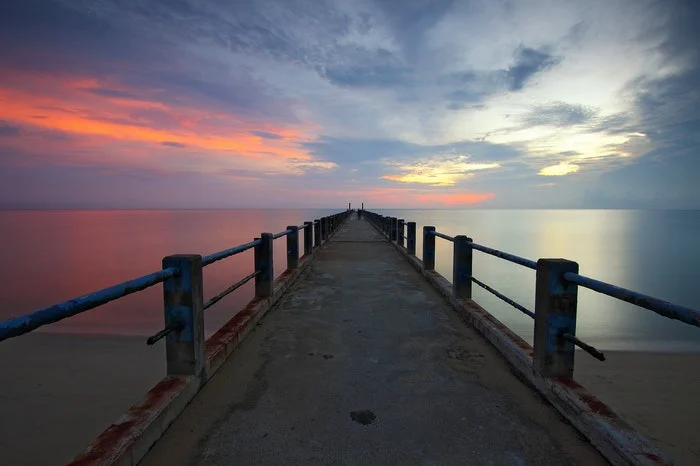
#> input picture image.png, 700 x 466 px
$ python -i PerspectiveDrawingComponent.py   (imports and definitions only)
#> lines starting #> are read from the running program, lines starting #| are printed output that depends on the picture; after the words box and inside, x2 and y2 are one past the last pixel; in counts of white or black regions, pixels touching at a corner belong together
#> further down, picture is the input picture: shape (466, 700, 3); mean B, G, R 102.7, 96.5, 100.9
import cv2
import os
import math
import numpy

class PerspectiveDrawingComponent:

    # COLOR INFORMATION
    PRIORTY_HIGH = "\033[31;3m"
    PRIORTY_MEDIUM = "\033[33;3m"
    PRIORTY_LOW = "\033[32;3m"
    SCORING_HIGH = "\033[32;1m"
    SCORING_MEDIUM = "\033[33;1m"
    SCORING_LOW = "\033[31;1m"
    FINISH = "\033[0m"

    # SCORING CONSTANTS
    REJECT_DEGREE_TH = 4.0
    TILT_TH = 25
    HORIZONTAL_VERTICAL_TH = 7

    # Line Extraction Methods
    # Advanced line detection system, used for criterion #3 and #4
    # [7 lines left out: function GetLinesLineSegmentDetector, not called in this run]

    # Basic line detection system, used for criterion #1, #2 and a little bit of #3
    def FilterLines(self, lines):
        finalLines = []

        for line in lines:
            [[x1, y1, x2, y2]] = line

            # Calculating equation of the line: y = mx + c

            if x1 != x2:
                m = (y2 - y1) / (x2- x1)
            else:
                m = 20000000

            numpy.seterr(over="ignore")

            c = y2 - m*x2

            # theta will contain values between -90 -> +90
            theta = math.degrees(math.atan(m))

            # Rejecting lines of slope near to 0 or 90 degrees and keeping others
            if self.REJECT_DEGREE_TH <= abs(theta) <= (90 - self.REJECT_DEGREE_TH):
                # l is the length of the line
                l = math.sqrt((y2 - y1)**2 + (x2 - x1)**2)
                # Adds the successful lines to the final array
                finalLines.append([x1, y1, x2, y2, m, c, l])

        # Having so many lines can slow down computations.
        # So the code takes only the longest 15 lines to avoid slowing down.
        if len(finalLines) > 15:
            finalLines = sorted(finalLines, key=lambda x: x[-1], reverse=True)
            finalLines = finalLines[:15]

        return finalLines

    def GetLinesHoughLinesP(self, image):

        grayscaleImage = cv2.cvtColor(image, cv2.COLOR_BGR2GRAY)
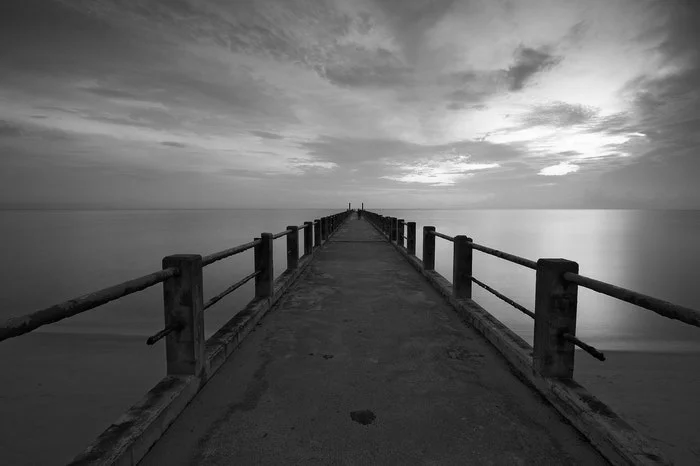
#> grayscaleImage: shape (466, 700); min 0, max 254, mean 98.5
        blurredImage = cv2.GaussianBlur(grayscaleImage, (5,5), 0)
        edges = cv2.Canny(blurredImage, 40, 255)
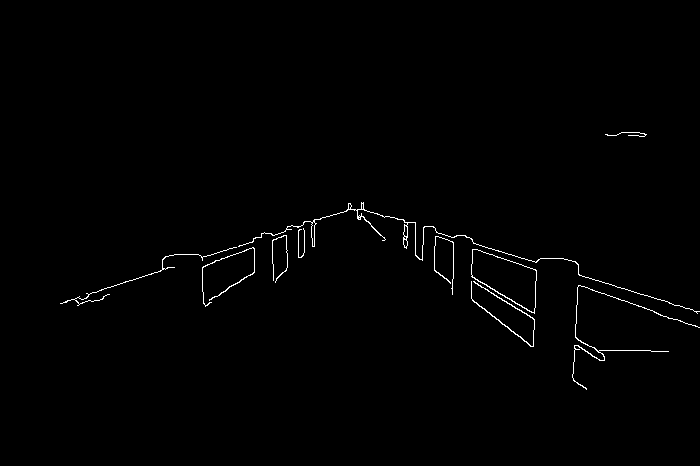
#> edges: shape (466, 700); 0.78% white in thin lines or dots, all inside (x1, y1, x2, y2) = (60, 132, 700, 390)

        lines = cv2.HoughLinesP(edges, 1, numpy.pi / 180, 20, 10, 15)
#> lines = 25 rows, first 6: [489, 248, 520, 257], [513, 331, 529, 344], [493, 255, 511, 261], [535, 304, 535, 286], [238, 246, 253, 241], [641, 294, 663, 300]

        if lines is None:
            return None

        filteredLines = self.FilterLines(lines)
#> the loop in FilterLines, `for line in lines:` made 25 passes
#> (x1, y1, x2, y2, m, c, theta, l) on passes 1, 2, 3, 5, 6, 7, 8, 9, 10, 15, 16: (489, 248, 520, 257, 0.29, 106, 16.19, 32.28), (513, 331, 529, 344, 0.812, -85.81, 39.09, 20.62), (493, 255, 511, 261, 0.333, 90.67, 18.43, 18.97), (238, 246, 253, 241, -0.333, 325.3, -18.43, 15.81), (641, 294, 663, 300, 0.273, 119.2, 15.26, 22.8), (235, 284, 254, 272, -0.632, 432.4, -32.28, 22.47), (114, 285, 131, 280, -0.294, 318.5, -16.39, 17.72), (480, 285, 498, 297, 0.667, -35, 33.69, 21.63), (234, 254, 253, 247, -0.368, 340.2, -20.22, 20.25), (473, 300, 492, 315, 0.789, -73.42, 38.29, 24.21), (208, 255, 225, 250, -0.294, 316.2, -16.39, 17.72)
#> (x1, y1, x2, y2, m, c, theta) on passes 4, 11, 12, 13, 14, 17: (535, 304, 535, 286, 20000000, -10699999714, 90), (599, 350, 633, 350, 0, 350, 0), (576, 323, 576, 306, 20000000, -11519999694, 90), (272, 248, 272, 263, 20000000, -5439999737, 90), (452, 294, 452, 279, 20000000, -9039999721, 90), (634, 350, 650, 350, 0, 350, 0)
#> after the loop in FilterLines, `for line in lines:`: finalLines = 11 items
#> filteredLines = 11 items

        return filteredLines


    # Criterion Scoring Methods
    # [348 lines left out: functions FindVanishingPoint, FindTiltAverage, FindHorizontalAndVerticalLines, FindLightDarkBalance, FindColorPerpective, ScoreCriterions, not called in this run]


>>> import cv2
>>> picture = cv2.imread('image.png')
>>> result = PerspectiveDrawingComponent().GetLinesHoughLinesP(picture)
#> result = 11 items

$ run again, on hallway.png
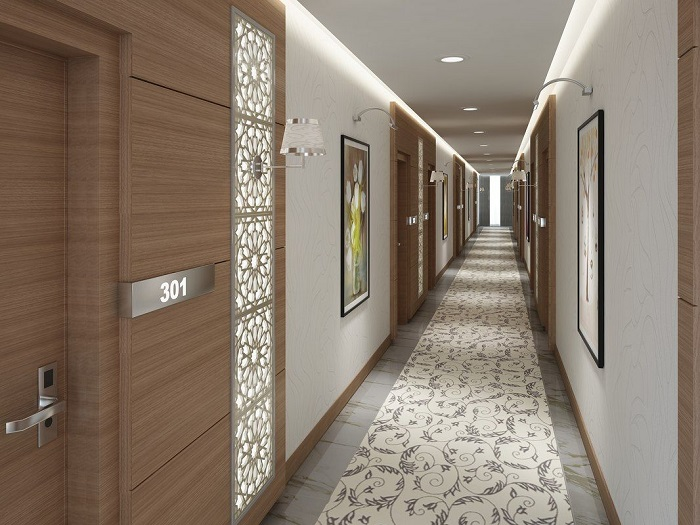
#> input picture hallway.png, 700 x 525 px
#> picture is the input picture: shape (525, 700, 3); mean B, G, R 110.4, 124.4, 138.3
#> in GetLinesHoughLinesP, `grayscaleImage = cv2.cvtColor(image, cv2.COLOR_BGR2GRAY)`:
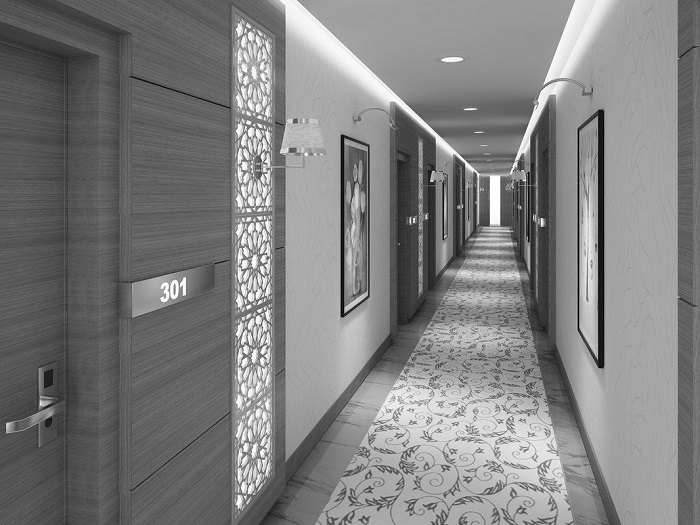
#> grayscaleImage: shape (525, 700); min 0, max 255, mean 127
#> in GetLinesHoughLinesP, `edges = cv2.Canny(blurredImage, 40, 255)`:
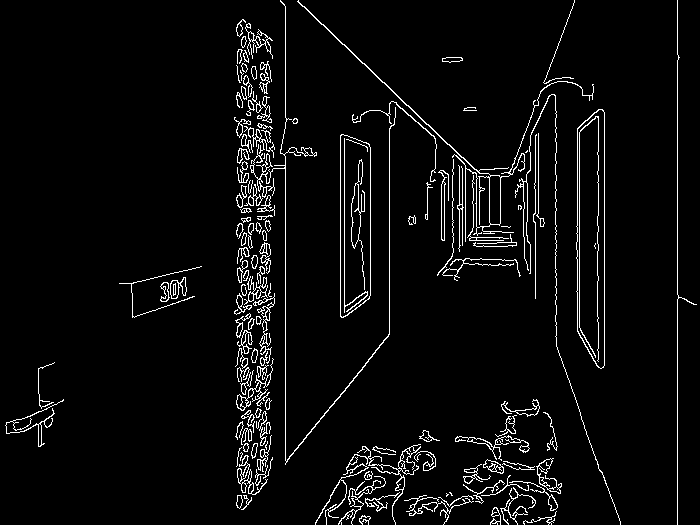
#> edges: shape (525, 700); 4.4% white in thin lines or dots
#> lines = 59 rows, first 6: [677, 54, 677, 0], [285, 460, 285, 156], [389, 334, 389, 128], [604, 365, 604, 112], [535, 298, 535, 222], [555, 110, 555, 95]
#> the loop in FilterLines, `for line in lines:` made 59 passes
#> (x1, y1, x2, y2, m, c, theta, l) on passes 9, 13, 15, 16, 19, 21, 27, 28: (344, 44, 447, 144, 0.971, -290, 44.15, 143.6), (437, 275, 452, 256, -1.27, 828.5, -51.71, 24.21), (531, 133, 540, 116, -1.89, 1136, -62.1, 19.24), (311, 429, 365, 365, -1.19, 797.6, -49.84, 83.74), (287, 459, 315, 426, -1.18, 797.2, -49.69, 43.28), (315, 523, 327, 502, -1.75, 1074.2, -60.26, 24.19), (308, 11, 342, 44, 0.971, -287.9, 44.14, 47.38), (601, 471, 613, 503, 2.67, -1131.7, 69.44, 34.18)
#> after the loop in FilterLines, `for line in lines:`: finalLines = 14 items
